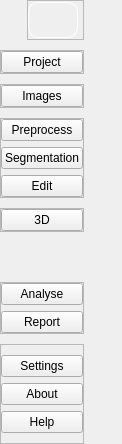
              <widget class="QFrame" name="frm_left_content_left_menuTools">
               <property name="maximumSize">
                <size>
                 <width>122</width>
                 <height>16777215</height>
                </size>
               </property>
               <layout class="QVBoxLayout" name="verticalLayout_2">
                <property name="spacing">
                 <number>0</number>
                </property>
                <property name="leftMargin">
                 <number>0</number>
                </property>
                <property name="topMargin">
                 <number>0</number>
                </property>
                <property name="rightMargin">
                 <number>0</number>
                </property>
                <property name="bottomMargin">
                 <number>0</number>
                </property>
                <item alignment="Qt::AlignLeft">
                 <widget class="QFrame" name="frm_left_menuTools">
                  <layout class="QVBoxLayout" name="verticalLayout_3">
                   <property name="spacing">
                    <number>10</number>
                   </property>
                   <property name="leftMargin">
                    <number>0</number>
                   </property>
                   <property name="topMargin">
                    <number>0</number>
                   </property>
                   <property name="rightMargin">
                    <number>0</number>
                   </property>
                   <property name="bottomMargin">
                    <number>0</number>
                   </property>
                   <item alignment="Qt::AlignRight|Qt::AlignVCenter">
                    <widget class="QFrame" name="frm_left_menu_openClose">
                     <property name="minimumSize">
                      <size>
                       <width>0</width>
                       <height>40</height>
                      </size>
                     </property>
                     <property name="maximumSize">
                      <size>
                       <width>16777215</width>
                       <height>40</height>
                      </size>
                     </property>
                     <property name="frameShape">
                      <enum>QFrame::StyledPanel</enum>
                     </property>
                     <property name="frameShadow">
                      <enum>QFrame::Raised</enum>
                     </property>
                     <layout class="QVBoxLayout" name="verticalLayout_4">
                      <property name="spacing">
                       <number>0</number>
                      </property>
                      <property name="leftMargin">
                       <number>0</number>
                      </property>
                      <property name="topMargin">
                       <number>0</number>
                      </property>
                      <property name="rightMargin">
                       <number>5</number>
                      </property>
                      <property name="bottomMargin">
                       <number>0</number>
                      </property>
                      <item alignment="Qt::AlignLeft">
                       <widget class="QPushButton" name="pbtn_left_menu_openClose">
                        <property name="minimumSize">
                         <size>
                          <width>50</width>
                          <height>36</height>
                         </size>
                        </property>
                        <property name="toolTip">
                         <string>Menu</string>
                        </property>
                        <property name="autoFillBackground">
                         <bool>false</bool>
                        </property>
                        <property name="styleSheet">
                         <string notr="true">	border-radius:10px;
	border:1px solid white

</string>
                        </property>
                        <property name="text">
                         <string/>
                        </property>
                        <property name="icon">
                         <iconset resource="../resources.qrc">
                          <normaloff>:/Resources/Icons/yellow/chevrons-left.svg</normaloff>:/Resources/Icons/yellow/chevrons-left.svg</iconset>
                        </property>
                        <property name="iconSize">
                         <size>
                          <width>24</width>
                          <height>24</height>
                         </size>
                        </property>
                       </widget>
                      </item>
                     </layout>
                    </widget>
                   </item>
                   <item>
                    <widget class="QFrame" name="frm_left_menu_tool_1">
                     <property name="frameShape">
                      <enum>QFrame::StyledPanel</enum>
                     </property>
                     <property name="frameShadow">
                      <enum>QFrame::Raised</enum>
                     </property>
                     <layout class="QVBoxLayout" name="verticalLayout_19">
                      <property name="spacing">
                       <number>0</number>
                      </property>
                      <property name="leftMargin">
                       <number>0</number>
                      </property>
                      <property name="topMargin">
                       <number>0</number>
                      </property>
                      <property name="rightMargin">
                       <number>0</number>
                      </property>
                      <property name="bottomMargin">
                       <number>0</number>
                      </property>
                      <item>
                       <widget class="QPushButton" name="pbtn_frm_left_menu_tool_project">
                        <property name="text">
                         <string>Project</string>
                        </property>
                        <property name="icon">
                         <iconset resource="../resources.qrc">
                          <normaloff>:/Resources/Icons/green/folder.svg</normaloff>:/Resources/Icons/green/folder.svg</iconset>
                        </property>
                        <property name="iconSize">
                         <size>
                          <width>24</width>
                          <height>24</height>
                         </size>
                        </property>
                        <property name="checkable">
                         <bool>true</bool>
                        </property>
                       </widget>
                      </item>
                     </layout>
                    </widget>
                   </item>
                   <item alignment="Qt::AlignTop">
                    <widget class="QFrame" name="frm_left_menu_tool_2">
                     <property name="frameShape">
                      <enum>QFrame::StyledPanel</enum>
                     </property>
                     <property name="frameShadow">
                      <enum>QFrame::Raised</enum>
                     </property>
                     <layout class="QVBoxLayout" name="verticalLayout_7">
                      <property name="spacing">
                       <number>0</number>
                      </property>
                      <property name="leftMargin">
                       <number>0</number>
                      </property>
                      <property name="topMargin">
                       <number>0</number>
                      </property>
                      <property name="rightMargin">
                       <number>0</number>
                      </property>
                      <property name="bottomMargin">
                       <number>0</number>
                      </property>
                      <item>
                       <widget class="QPushButton" name="pbtn_frm_left_menu_tool_images">
                        <property name="toolTip">
                         <string>Images</string>
                        </property>
                        <property name="text">
                         <string>Images</string>
                        </property>
                        <property name="icon">
                         <iconset resource="../resources.qrc">
                          <normaloff>:/Resources/Icons/green/database.svg</normaloff>:/Resources/Icons/green/database.svg</iconset>
                        </property>
                        <property name="iconSize">
                         <size>
                          <width>24</width>
                          <height>24</height>
                         </size>
                        </property>
                        <property name="checkable">
                         <bool>true</bool>
                        </property>
                        <property name="checked">
                         <bool>false</bool>
                        </property>
                       </widget>
                      </item>
                     </layout>
                    </widget>
                   </item>
                   <item alignment="Qt::AlignTop">
                    <widget class="QFrame" name="frm_left_menu_tool_3">
                     <property name="frameShape">
                      <enum>QFrame::StyledPanel</enum>
                     </property>
                     <property name="frameShadow">
                      <enum>QFrame::Raised</enum>
                     </property>
                     <layout class="QVBoxLayout" name="verticalLayout_5">
                      <property name="leftMargin">
                       <number>0</number>
                      </property>
                      <property name="topMargin">
                       <number>0</number>
                      </property>
                      <property name="rightMargin">
                       <number>0</number>
                      </property>
                      <property name="bottomMargin">
                       <number>0</number>
                      </property>
                      <item>
                       <widget class="QPushButton" name="pbtn_frm_left_menu_tool_preProcess">
                        <property name="toolTip">
                         <string>PreProcess</string>
                        </property>
                        <property name="text">
                         <string>Preprocess</string>
                        </property>
                        <property name="icon">
                         <iconset resource="../resources.qrc">
                          <normaloff>:/Resources/Icons/green/cpu.svg</normaloff>:/Resources/Icons/green/cpu.svg</iconset>
                        </property>
                        <property name="iconSize">
                         <size>
                          <width>24</width>
                          <height>24</height>
                         </size>
                        </property>
                        <property name="checkable">
                         <bool>true</bool>
                        </property>
                       </widget>
                      </item>
                      <item>
                       <widget class="QPushButton" name="pbtn_frm_left_menu_tool_segmentation">
                        <property name="toolTip">
                         <string>Segmentation</string>
                        </property>
                        <property name="text">
                         <string>Segmentation</string>
                        </property>
                        <property name="icon">
                         <iconset resource="../resources.qrc">
                          <normaloff>:/Resources/Icons/green/grid.svg</normaloff>:/Resources/Icons/green/grid.svg</iconset>
                        </property>
                        <property name="iconSize">
                         <size>
                          <width>24</width>
                          <height>24</height>
                         </size>
                        </property>
                        <property name="checkable">
                         <bool>true</bool>
                        </property>
                       </widget>
                      </item>
                      <item>
                       <widget class="QPushButton" name="pbtn_frm_left_menu_tool_edit">
                        <property name="toolTip">
                         <string>Edit</string>
                        </property>
                        <property name="text">
                         <string>Edit</string>
                        </property>
                        <property name="icon">
                         <iconset resource="../resources.qrc">
                          <normaloff>:/Resources/Icons/green/edit.svg</normaloff>:/Resources/Icons/green/edit.svg</iconset>
                        </property>
                        <property name="iconSize">
                         <size>
                          <width>24</width>
                          <height>24</height>
                         </size>
                        </property>
                        <property name="checkable">
                         <bool>true</bool>
                        </property>
                       </widget>
                      </item>
                     </layout>
                    </widget>
                   </item>
                   <item>
                    <widget class="QFrame" name="frm_left_menu_tool_4">
                     <property name="frameShape">
                      <enum>QFrame::StyledPanel</enum>
                     </property>
                     <property name="frameShadow">
                      <enum>QFrame::Raised</enum>
                     </property>
                     <layout class="QVBoxLayout" name="verticalLayout_8">
                      <property name="leftMargin">
                       <number>0</number>
                      </property>
                      <property name="topMargin">
                       <number>0</number>
                      </property>
                      <property name="rightMargin">
                       <number>0</number>
                      </property>
                      <property name="bottomMargin">
                       <number>0</number>
                      </property>
                      <item>
                       <widget class="QPushButton" name="pbtn_frm_left_menu_tool_3d">
                        <property name="text">
                         <string>3D</string>
                        </property>
                        <property name="icon">
                         <iconset resource="../resources.qrc">
                          <normaloff>:/Resources/Icons/green/codepen.svg</normaloff>:/Resources/Icons/green/codepen.svg</iconset>
                        </property>
                        <property name="iconSize">
                         <size>
                          <width>24</width>
                          <height>24</height>
                         </size>
                        </property>
                        <property name="checkable">
                         <bool>true</bool>
                        </property>
                       </widget>
                      </item>
                     </layout>
                    </widget>
                   </item>
                   <item>
                    <spacer name="verticalSpacer">
                     <property name="orientation">
                      <enum>Qt::Vertical</enum>
                     </property>
                     <property name="sizeHint" stdset="0">
                      <size>
                       <width>20</width>
                       <height>40</height>
                      </size>
                     </property>
                    </spacer>
                   </item>
                   <item>
                    <widget class="QFrame" name="frm_left_menu_tool_5">
                     <property name="frameShape">
                      <enum>QFrame::StyledPanel</enum>
                     </property>
                     <property name="frameShadow">
                      <enum>QFrame::Raised</enum>
                     </property>
                     <layout class="QVBoxLayout" name="verticalLayout_9">
                      <property name="leftMargin">
                       <number>0</number>
                      </property>
                      <property name="topMargin">
                       <number>0</number>
                      </property>
                      <property name="rightMargin">
                       <number>0</number>
                      </property>
                      <property name="bottomMargin">
                       <number>0</number>
                      </property>
                      <item>
                       <widget class="QPushButton" name="pbtn_frm_left_menu_tool_analyse">
                        <property name="text">
                         <string>Analyse</string>
                        </property>
                        <property name="icon">
                         <iconset resource="../resources.qrc">
                          <normaloff>:/Resources/Icons/green/eye.svg</normaloff>:/Resources/Icons/green/eye.svg</iconset>
                        </property>
                        <property name="iconSize">
                         <size>
                          <width>24</width>
                          <height>24</height>
                         </size>
                        </property>
                       </widget>
                      </item>
                      <item>
                       <widget class="QPushButton" name="pbtn_frm_left_menu_tool_report">
                        <property name="text">
                         <string>Report</string>
                        </property>
                        <property name="icon">
                         <iconset resource="../resources.qrc">
                          <normaloff>:/Resources/Icons/green/file-text.svg</normaloff>:/Resources/Icons/green/file-text.svg</iconset>
                        </property>
                        <property name="iconSize">
                         <size>
                          <width>24</width>
                          <height>24</height>
                         </size>
                        </property>
                        <property name="checkable">
                         <bool>true</bool>
                        </property>
                       </widget>
                      </item>
                     </layout>
                    </widget>
                   </item>
                   <item alignment="Qt::AlignBottom">
                    <widget class="QFrame" name="frm_left_menu_tool_6">
                     <property name="frameShape">
                      <enum>QFrame::StyledPanel</enum>
                     </property>
                     <property name="frameShadow">
                      <enum>QFrame::Raised</enum>
                     </property>
                     <layout class="QVBoxLayout" name="verticalLayout_6">
                      <property name="leftMargin">
                       <number>0</number>
                      </property>
                      <property name="topMargin">
                       <number>10</number>
                      </property>
                      <property name="rightMargin">
                       <number>0</number>
                      </property>
                      <property name="bottomMargin">
                       <number>10</number>
                      </property>
                      <item>
                       <widget class="QPushButton" name="pbtn_frm_left_menu_tool_settings">
                        <property name="toolTip">
                         <string>Settings</string>
                        </property>
                        <property name="text">
                         <string>Settings</string>
                        </property>
                        <property name="icon">
                         <iconset resource="../resources.qrc">
                          <normaloff>:/Resources/Icons/green/settings.svg</normaloff>:/Resources/Icons/green/settings.svg</iconset>
                        </property>
                        <property name="iconSize">
                         <size>
                          <width>24</width>
                          <height>24</height>
                         </size>
                        </property>
                        <property name="checkable">
                         <bool>true</bool>
                        </property>
                       </widget>
                      </item>
                      <item>
                       <widget class="QPushButton" name="pbtn_frm_left_menu_tool_about">
                        <property name="toolTip">
                         <string>About</string>
                        </property>
                        <property name="text">
                         <string>About</string>
                        </property>
                        <property name="icon">
                         <iconset resource="../resources.qrc">
                          <normaloff>:/Resources/Icons/green/info.svg</normaloff>:/Resources/Icons/green/info.svg</iconset>
                        </property>
                        <property name="iconSize">
                         <size>
                          <width>24</width>
                          <height>24</height>
                         </size>
                        </property>
                        <property name="checkable">
                         <bool>true</bool>
                        </property>
                       </widget>
                      </item>
                      <item>
                       <widget class="QPushButton" name="pbtn_frm_left_menu_tool_help">
                        <property name="toolTip">
                         <string>Help</string>
                        </property>
                        <property name="text">
                         <string>Help</string>
                        </property>
                        <property name="icon">
                         <iconset resource="../resources.qrc">
                          <normaloff>:/Resources/Icons/green/help-circle.svg</normaloff>:/Resources/Icons/green/help-circle.svg</iconset>
                        </property>
                        <property name="iconSize">
                         <size>
                          <width>24</width>
                          <height>24</height>
                         </size>
                        </property>
                        <property name="checkable">
                         <bool>true</bool>
                        </property>
                       </widget>
                      </item>
                     </layout>
                    </widget>
                   </item>
                  </layout>
                 </widget>
                </item>
               </layout>
              </widget>
